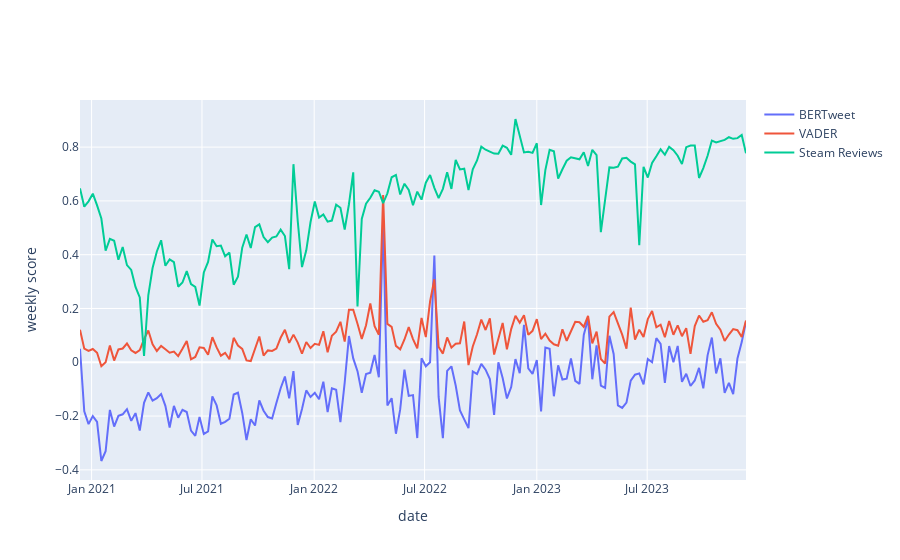

The code cell stored with this chart in its notebook:
### Code cell
import plotly.graph_objects as go
from datetime import datetime

# left join data on date
df4 = pd.merge(df3,df2,how="left",left_index=True, right_index=True)

fig4=go.Figure()
# monthly sentiment
weekly_bertweet = go.Scatter(x = df4.index, y = df4["bertweet_labels"], mode="lines", name = "BERTweet")
weekly_vader = go.Scatter(x = df4.index, y = df4["nltk_compound_score"], mode="lines", name = "VADER")
weekly_reviews = go.Scatter(x = df4.index, y = df4["voted_up"], mode="lines", name = "Steam Reviews")

fig4.add_trace(weekly_bertweet)
fig4.add_trace(weekly_vader)
fig4.add_trace(weekly_reviews)
fig4.update_yaxes(title="weekly score")
fig4.update_xaxes(title="date")
fig4.show()

### Figure 1 — Plotly figure (JSON) as saved in the notebook; plotly's stock layout.template omitted (floating-point values rounded to 4 significant figures; data arrays with more than 128 entries replaced by an {"elided": "..."} marker saying what was removed)
{"data": [{"mode": "lines", "name": "BERTweet", "type": "scatter", "x": {"elided": "157 str values"}, "y": {"elided": "157 float values"}}, {"mode": "lines", "name": "VADER", "type": "scatter", "x": {"elided": "157 str values"}, "y": {"elided": "157 float values"}}, {"mode": "lines", "name": "Steam Reviews", "type": "scatter", "x": {"elided": "157 str values"}, "y": {"elided": "157 float values"}}], "layout": {"xaxis": {"title": {"text": "date"}}, "yaxis": {"title": {"text": "weekly score"}}}}
